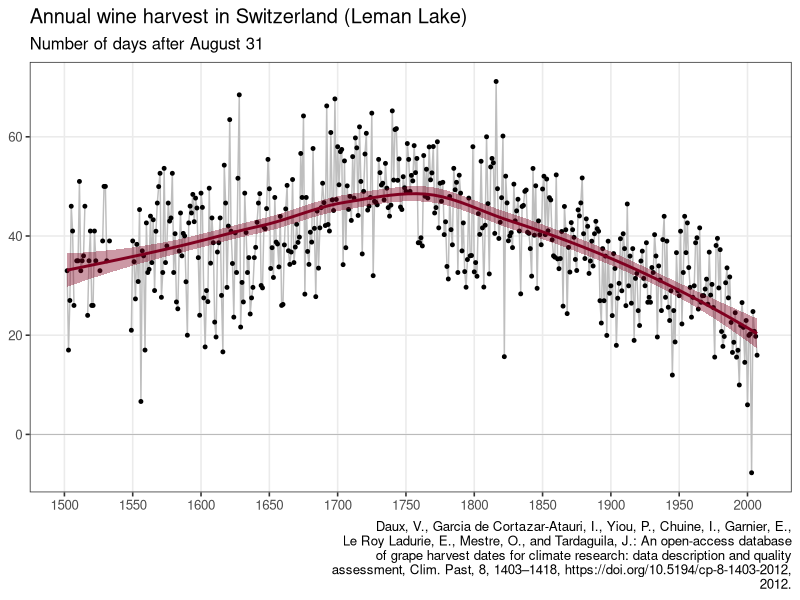
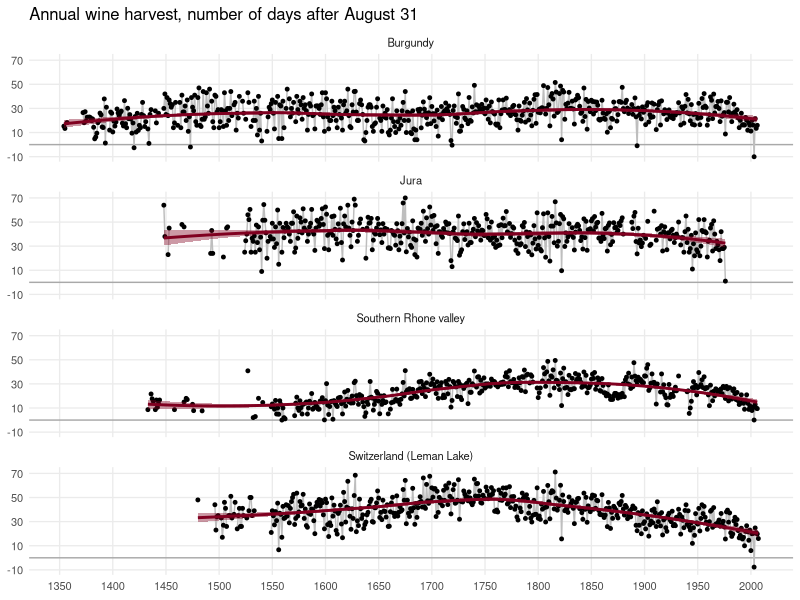
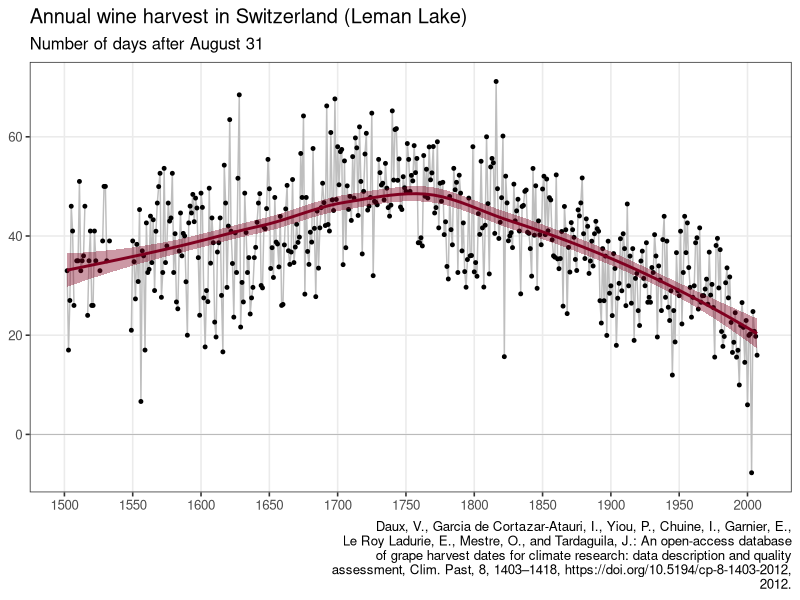
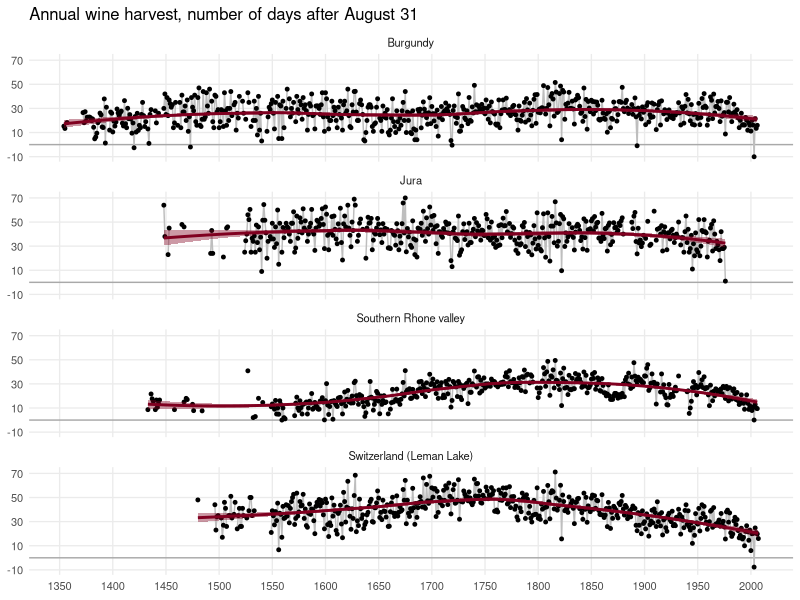

Reproduce these figures in R, in order.
## load packages ----
library(tidyverse)

## load wide data ----
# Source: https://doi.org/10.5194/cp-8-1403-2012
# GHD-RCS : dates in number of days after August 31. 
wineharvest_wide <- readxl::read_excel(
  path = "Supplement.xlsx", 
  sheet = "S2. GHD-RCS", 
  skip = 2
  ) |> 
  rename_with(tolower, .cols = everything()) |> 
  rename(year = `abb.`)

write_csv(x = wineharvest_wide, file = "wineharvest_wide.csv")

## abbreviations----
locations <- readxl::read_excel(
  path = "Supplement.xlsx", 
  sheet = "S2. GHD-RCS", 
  skip = 1
  ) |> 
  select(-c("...1")) |> 
  mutate(across(.cols = everything(), .fns = tolower)) |> 
  slice_head(n = 1) |> 
  pivot_longer(cols = Alsace:`Vendée - Poitou Charente`, names_to = "name", values_to = "abbreviation") |> 
  relocate(abbreviation, name)

write_csv(x = locations, file = "locations.csv")
# als: Alsace
# auv: Auvergne
# aux: Auxerre-Avalon
# bea: Beaujolais and Maconnais
# bor: Bordeaux
# bur: Burgundy
# cha1: Champagne 1
# cha2: Champagne 2
# gai: Gaillac- South-West
# ger: Germany
# hlv: High Loire Valley
# idf: Ile de France
# jur: Jura
# lan: Languedoc
# llv: Low Loire Valley
# lux: Luxembourg
# mar: Maritime alps
# nit: Northern Italy
# nlo: Northern  Lorraine
# nrv: Northern Rhone valley
# sav: Savoie
# spa: Spain
# slo: Southern Lorraine
# srv: Southern Rhone valley
# swi: Switzerland (Leman Lake)
# vse: Various South-East
# vpc: Vendée - Poitou Charent

## create long data ----
wineharvest_long <- wineharvest_wide |> 
  pivot_longer(cols = -c(year), names_to = "abbreviation", values_to = "value")

wineharvest_long <- left_join(x = wineharvest_long, y = locations, by = join_by(abbreviation)) |> 
  relocate(abbreviation, name, year, value)

write_csv(x = wineharvest_long, file = "wineharvest_long.csv")

## plot ----
wineharvest_caption <- "Daux, V., Garcia de Cortazar-Atauri, I., Yiou, P., Chuine, I., Garnier, E., Le Roy Ladurie, E., Mestre, O., and Tardaguila, J.: An open-access database of grape harvest dates for climate research: data description and quality assessment, Clim. Past, 8, 1403–1418, https://doi.org/10.5194/cp-8-1403-2012, 2012."

p <- ggplot(data = wineharvest_wide, mapping = aes(x = year, y = swi)) +
  geom_hline(yintercept = 0, linewidth = 0.25, colour = "darkgray") +
  geom_line(linewidth = 0.5, colour = "gray") +
  geom_point(size = 1) +
  geom_smooth(method = "loess", formula = "y ~ x", se = TRUE, colour = "#800020", fill = "#800020") +
  scale_x_continuous(breaks = seq(1500, 2050, 50), limits = c(1500, NA)) +
  # scale_x_continuous(breaks = seq(1350, 2050, 50)) +
  # scale_y_continuous(breaks = seq(-10, 50, 10)) +
  labs(
    title = "Annual wine harvest in Switzerland (Leman Lake)",
    subtitle = "Number of days after August 31",
    x = NULL, y = NULL,
    caption = str_wrap(wineharvest_caption)
  ) +
  theme_bw(base_size = 12) +
  theme(panel.grid.minor = element_blank())

print(p)

ggsave(filename = "switzerland.png", plot = p, path = ".", width = 24, height = 12, units = "cm", bg = "white")

variable_selection <- c("bur", "jur", "srv", "swi")

p <- ggplot(data = wineharvest_long |> filter(abbreviation %in% variable_selection), mapping = aes(x = year, y = value)) +
  geom_hline(yintercept = 0, linewidth = 0.5, colour = "darkgray") +
  geom_line(linewidth = 0.5, colour = "gray") +
  geom_point(size = 1) +
  geom_smooth(method = "loess", formula = "y ~ x", se = TRUE, colour = "#800020", fill = "#800020") +
  facet_wrap(facets = vars(name), ncol = 1) +
  scale_x_continuous(breaks = seq(1350, 2050, 50)) +
  scale_y_continuous(breaks = seq(-10, 70, 20)) +
  labs(
    title = "Annual wine harvest, number of days after August 31",
    subtitle = NULL,
    x = NULL, y = NULL,
    caption = NULL
  ) +
  theme_minimal(base_size = 10) +
  theme(panel.grid.minor = element_blank())

print(p)

ggsave(filename = "wineharvest.png", plot = p, path = ".", width = 20, height = 24, units = "cm", bg = "white")
